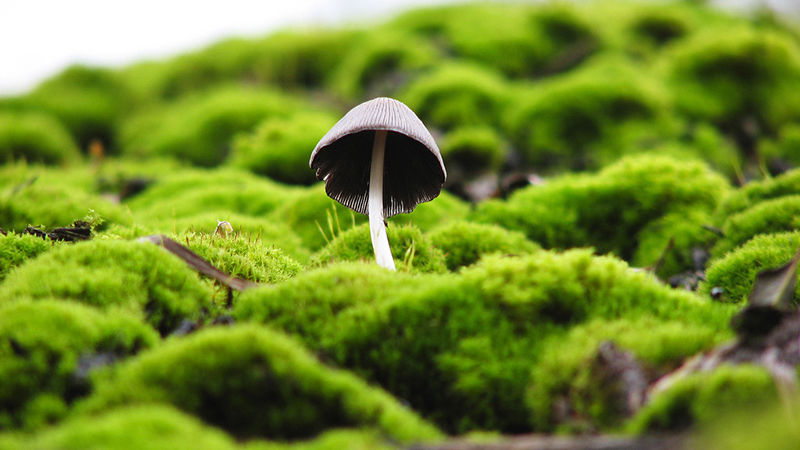
//> input picture c++/opencv3_tutorial_by_qianmo/file/img/mogu.jpg, 800 x 450 px
$ ./chapter_5   (built with g++ and OpenCV 4)
//> lines starting //> are read from the running program, lines starting //| are printed output that depends on the picture
#include <iostream>
#include "opencv.hpp"
#include <time.h>
using namespace std;
using namespace cv;

// [26 lines left out: function ROI_AddImage, not called in this run]

//---------------------------------【LinearBlending（）函数】-------------------------------------
// 函数名：LinearBlending（）
// 描述：利用cv::addWeighted（）函数实现图像线性混合
//--------------------------------------------------------------------------------------------
bool LinearBlending()
{
    //【0】定义一些局部变量
    double alphaValue = 0.5;
    double betaValue;
    Mat srcImage2, srcImage3, dstImage;

    // 【1】读取图像 ( 两幅图片需为同样的类型和尺寸 )
    srcImage2 = imread("file/img/mogu.jpg");
//> srcImage2 is the input picture: 450 rows x 800 cols, CV_8UC3; mean B, G, R 41.7, 135.9, 113.1
    srcImage3 = imread("file/img/rain.jpg");
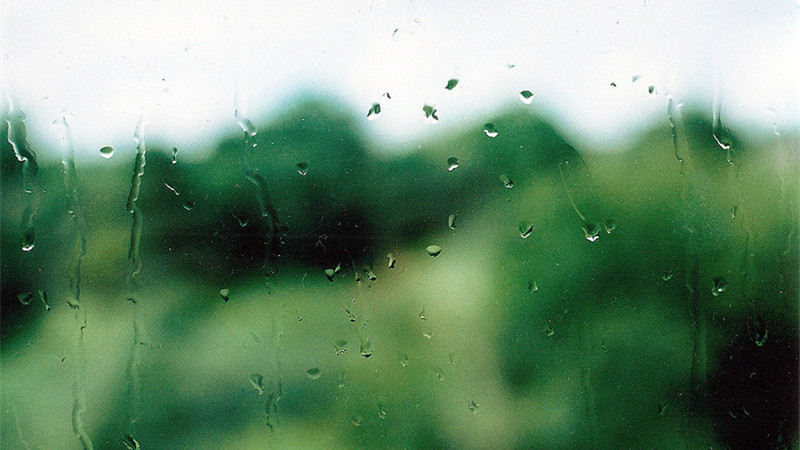
//> input picture c++/opencv3_tutorial_by_qianmo/file/img/rain.jpg, 800 x 450 px
//> srcImage3 is the input picture: 450 rows x 800 cols, CV_8UC3; mean B, G, R 113.5, 142, 109.7

    if (!srcImage2.data)
    {
        printf("read srcImage2 error \n");
        return false;
    }
    if (!srcImage3.data)
    {
        printf("读取srcImage3错误！ \n");
        return false;
    }

    // 【2】进行图像混合加权操作
    betaValue = (1.0 - alphaValue);
    addWeighted(srcImage2, alphaValue, srcImage3, betaValue, 0.0, dstImage);
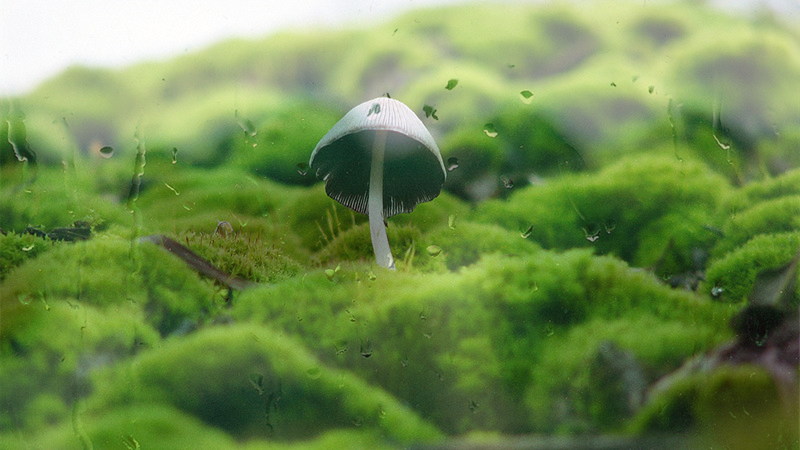
//> dstImage: 450 rows x 800 cols, CV_8UC3; mean B, G, R 77.6, 138.9, 111.4

    // 【3】显示原图窗口
    imshow("srcImage2", srcImage2);
    imshow("dstImage", dstImage);

    return true;
}

//---------------------------------【ROI_LinearBlending（）】-------------------------------------
// 函数名：ROI_LinearBlending（）
// 描述：线性混合实现函数,指定区域线性图像混合.利用cv::addWeighted（）函数结合定义
//			  感兴趣区域ROI，实现自定义区域的线性混合
//--------------------------------------------------------------------------------------------
// [32 lines left out: function ROI_LinearBlending, not called in this run]
/**
 * @cOlor
 * 多通道混合-分量部分
 * 0-B ,1-G, 2-R
 */
// [37 lines left out: function MultiChannelBlending, not called in this run]

int g_nContrastValue; //对比度值
int g_nBrightValue;   //亮度值
Mat g_srcImage, g_dstImage;
/**
 * 改变图像对比度和亮度值的回调函数
 */
// [117 lines left out: functions ContrastAndBright, ContrastAndBrightTest, dft, not called in this run]

/**
 * xml、yaml file read and write
 */
// [89 lines left out: functions writeFile, readFile, main, not called in this run]

// added to run one function of the file
int main() { LinearBlending(); }
